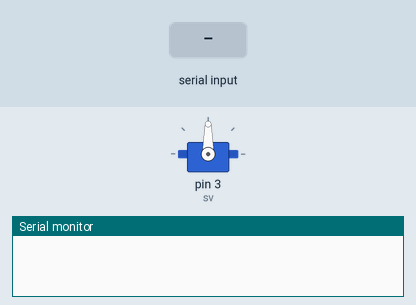
The sketch below on a simulated Arduino Uno, built with avr-gcc and run on an emulated ATmega328P. Shown: servo, the last lines printed to the serial monitor. The test bench sets the inputs (shaded band).

Above: at 1.2 s.
1.3 s: "30,150\n" received over Serial
At 3.5 s:
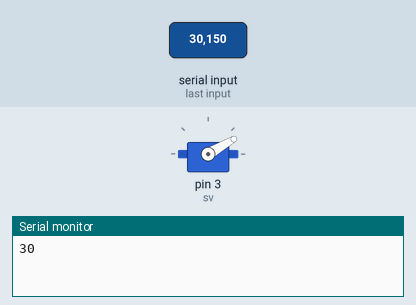
3.8 s: "5\n" received over Serial
At 5.2 s:
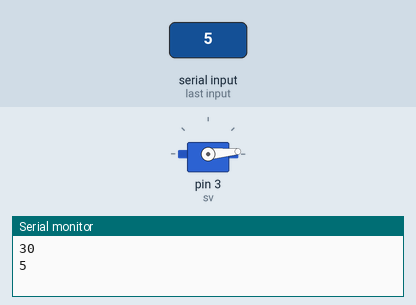
6.3 s: "200\n" received over Serial
At 8.4 s:
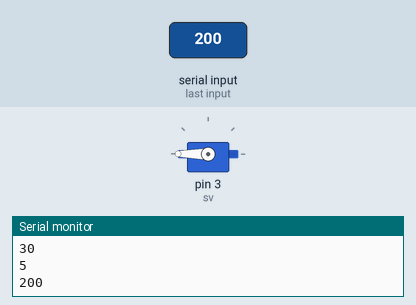
8.8 s: "90,45\n" received over Serial
At 10.4 s:
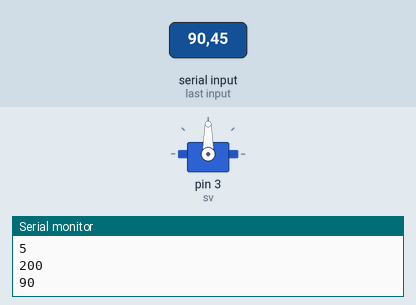
Timing chart, 0 to 11.9 s (numbered marks = the images above; inputs shaded):
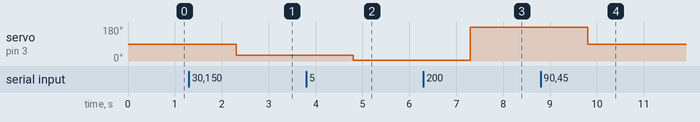

The sketch:

19_09_18_servo_motor.ino
```cpp
#include <Servo.h>
Servo sv;

void setup() {
  // put your setup code here, to run once:
  sv.attach(3);
  Serial.begin(9600);
}

void loop() {
  // put your main code here, to run repeatedly:
  if(Serial.available() > 0)
  {
    String a = Serial.readString();
    int num = a.toInt();
    sv.write(num);
    Serial.println(num);
  }
}
```

Measured:
- after the input at 1.3 s, servo on pin 3 (sv): 90° → 30° after 1.0 s
- after the input at 3.8 s, servo on pin 3 (sv): 30° → 5° after 1.0 s
- after the input at 6.3 s, servo on pin 3 (sv): 5° → 180° after 1.0 s
- after the input at 8.8 s, servo on pin 3 (sv): 180° → 90° after 1.0 s
